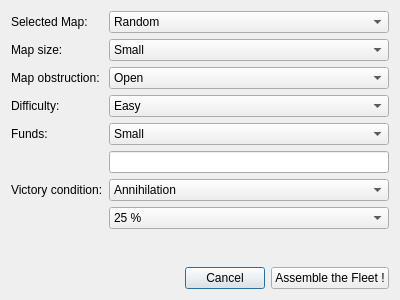
<?xml version="1.0" encoding="UTF-8"?>
<ui version="4.0">
 <class>battle_setup</class>
 <widget class="QDialog" name="battle_setup">
  <property name="geometry">
   <rect>
    <x>0</x>
    <y>0</y>
    <width>400</width>
    <height>300</height>
   </rect>
  </property>
  <property name="windowTitle">
   <string>Game setup</string>
  </property>
  <layout class="QGridLayout" name="gridLayout">
   <item row="9" column="1">
    <layout class="QHBoxLayout" name="horizontalLayout">
     <item>
      <spacer name="horizontalSpacer">
       <property name="orientation">
        <enum>Qt::Horizontal</enum>
       </property>
       <property name="sizeHint" stdset="0">
        <size>
         <width>40</width>
         <height>20</height>
        </size>
       </property>
      </spacer>
     </item>
     <item>
      <widget class="QPushButton" name="cancelButton">
       <property name="text">
        <string>Cancel</string>
       </property>
      </widget>
     </item>
     <item>
      <widget class="QPushButton" name="ok_button">
       <property name="text">
        <string>Assemble the Fleet !</string>
       </property>
      </widget>
     </item>
    </layout>
   </item>
   <item row="7" column="1">
    <widget class="QComboBox" name="points_cmbbox">
     <item>
      <property name="text">
       <string>25 %</string>
      </property>
     </item>
     <item>
      <property name="text">
       <string>50 %</string>
      </property>
     </item>
     <item>
      <property name="text">
       <string>75 %</string>
      </property>
     </item>
    </widget>
   </item>
   <item row="3" column="1">
    <widget class="QComboBox" name="difficulty_cmbbox">
     <item>
      <property name="text">
       <string>Easy</string>
      </property>
     </item>
     <item>
      <property name="text">
       <string>Normal</string>
      </property>
     </item>
     <item>
      <property name="text">
       <string>Hard</string>
      </property>
     </item>
     <item>
      <property name="text">
       <string>Very Hard</string>
      </property>
     </item>
    </widget>
   </item>
   <item row="1" column="0">
    <widget class="QLabel" name="map_size_lbl">
     <property name="text">
      <string>Map size:</string>
     </property>
    </widget>
   </item>
   <item row="4" column="1">
    <widget class="QComboBox" name="funds_cmbbox">
     <item>
      <property name="text">
       <string>Small</string>
      </property>
     </item>
     <item>
      <property name="text">
       <string>Standard</string>
      </property>
     </item>
     <item>
      <property name="text">
       <string>Large</string>
      </property>
     </item>
     <item>
      <property name="text">
       <string>Custom</string>
      </property>
     </item>
    </widget>
   </item>
   <item row="4" column="0">
    <widget class="QLabel" name="funds_lbl">
     <property name="text">
      <string>Funds:</string>
     </property>
    </widget>
   </item>
   <item row="0" column="1">
    <widget class="QComboBox" name="maps_comboBox">
     <item>
      <property name="text">
       <string>Random</string>
      </property>
     </item>
     <item>
      <property name="text">
       <string>Map 1</string>
      </property>
     </item>
     <item>
      <property name="text">
       <string>Map 2</string>
      </property>
     </item>
    </widget>
   </item>
   <item row="3" column="0">
    <widget class="QLabel" name="difficulty_lbl">
     <property name="text">
      <string>Difficulty:</string>
     </property>
    </widget>
   </item>
   <item row="6" column="1">
    <widget class="QComboBox" name="v_cond_cmbbox">
     <item>
      <property name="text">
       <string>Annihilation</string>
      </property>
     </item>
     <item>
      <property name="text">
       <string>Points</string>
      </property>
     </item>
    </widget>
   </item>
   <item row="2" column="0">
    <widget class="QLabel" name="map_obs_lbl">
     <property name="text">
      <string>Map obstruction:</string>
     </property>
    </widget>
   </item>
   <item row="6" column="0">
    <widget class="QLabel" name="v_cond_lbl">
     <property name="text">
      <string>Victory condition:</string>
     </property>
    </widget>
   </item>
   <item row="0" column="0">
    <widget class="QLabel" name="sel_s_map_lbl">
     <property name="text">
      <string>Selected Map:</string>
     </property>
    </widget>
   </item>
   <item row="1" column="1">
    <widget class="QComboBox" name="map_size_cmbbox">
     <item>
      <property name="text">
       <string>Small</string>
      </property>
     </item>
     <item>
      <property name="text">
       <string>Medium</string>
      </property>
     </item>
     <item>
      <property name="text">
       <string>Large</string>
      </property>
     </item>
    </widget>
   </item>
   <item row="5" column="1">
    <widget class="QLineEdit" name="cstm_funds_l_edit"/>
   </item>
   <item row="2" column="1">
    <widget class="QComboBox" name="mapObs_cmbbox">
     <item>
      <property name="text">
       <string>Open</string>
      </property>
     </item>
     <item>
      <property name="text">
       <string>Light</string>
      </property>
     </item>
     <item>
      <property name="text">
       <string>Medium</string>
      </property>
     </item>
     <item>
      <property name="text">
       <string>Heavy</string>
      </property>
     </item>
    </widget>
   </item>
   <item row="8" column="1">
    <spacer name="verticalSpacer">
     <property name="orientation">
      <enum>Qt::Vertical</enum>
     </property>
     <property name="sizeHint" stdset="0">
      <size>
       <width>20</width>
       <height>40</height>
      </size>
     </property>
    </spacer>
   </item>
  </layout>
 </widget>
 <resources/>
 <connections/>
</ui>
